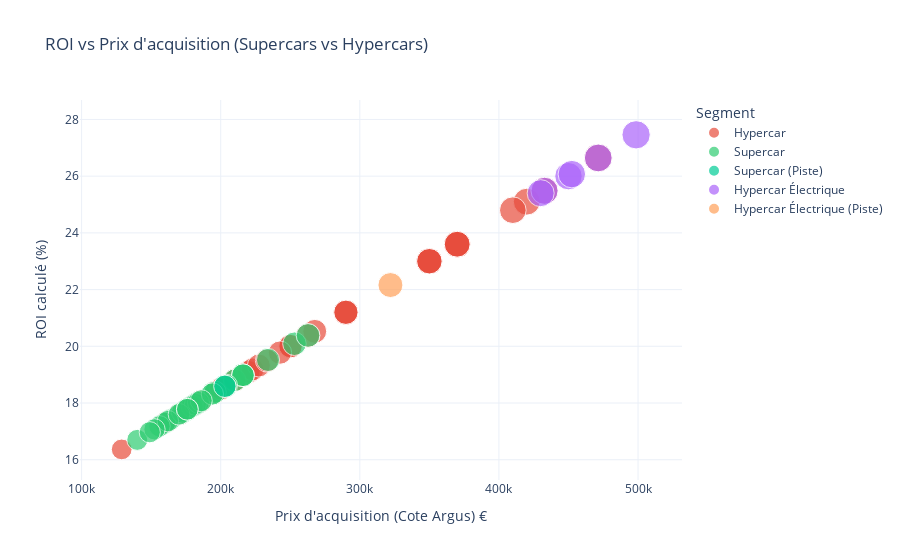

Write notebook code for a chart like this one.
### Markdown cell above
Graphique représentant le retour sur investissement moyen contre le prix d'acquision d'une Hypercar VS Supercar par modèle

### Code cell
# Graphique ROI vs Prix d'acquisition (Supercar / Hypercar)

# Filtrer uniquement les Supercars et Hypercars
df_super_hyper = df[df['Segment'].str.contains('Supercar|Hypercar', case=False, na=False)].copy()

# Créer la colonne Prix d'acquisition (Cote Argus) si elle n'existe pas
if 'Prix acquisition' not in df_super_hyper.columns:
    df_super_hyper['Prix acquisition'] = 50000 + df_super_hyper['Puissance (ch)'] * 200

# Créer la colonne ROI (%) - simulation basée sur la rareté et puissance
if 'ROI (%)' not in df_super_hyper.columns:
    df_super_hyper['ROI (%)'] = 15 + (df_super_hyper['Puissance (ch)'] / 100) - (df_super_hyper['Prix acquisition'] / 50000)

# Créer la colonne Délai de vente (en jours) - simulation
if 'Délai de vente' not in df_super_hyper.columns:
    df_super_hyper['Délai de vente'] = 30 + (df_super_hyper['Prix acquisition'] / 10000)

# Créer le graphique à bulles
fig = px.scatter(
    df_super_hyper,
    x='Prix acquisition',
    y='ROI (%)',
    color='Segment',
    size='Délai de vente',
    hover_data=['Marque', 'Modèle / Variante', 'Puissance (ch)', 'Année'],
    title='ROI vs Prix d\'acquisition (Supercars vs Hypercars)',
    labels={
        'Prix acquisition': 'Prix d\'acquisition (Cote Argus) €',
        'ROI (%)': 'ROI calculé (%)',
        'Délai de vente': 'Délai de vente (jours)'
    },
    color_discrete_map={'Supercar': '#2ecc71', 'Hypercar': '#e74c3c'}
)

fig.update_layout(
    xaxis_title='Prix d\'acquisition (Cote Argus) €',
    yaxis_title='ROI calculé (%)',
    legend_title='Segment',
    template='plotly_white'
)

fig.show()

### Figure 1 — Plotly figure (JSON) as saved in the notebook; plotly's stock layout.template omitted (floating-point values rounded to 4 significant figures; data arrays with more than 128 entries replaced by an {"elided": "..."} marker saying what was removed)
{"data": [{"customdata": {"elided": "33x4 mixed values"}, "hovertemplate": "Segment=Hypercar<br>Prix d'acquisition (Cote Argus) €=%{x}<br>ROI calculé (%)=%{y}<br>Délai de vente (jours)=%{marker.size}<br>Marque=%{customdata[0]}<br>Modèle / Variante=%{customdata[1]}<br>Puissance (ch)=%{customdata[2]}<br>Année=%{customdata[3]}<extra></extra>", "legendgroup": "Hypercar", "marker": {"color": "#e74c3c", "size": [55.02, 55.02, 59.0, 59.0, 65.0, 65.0, 65.0, 67.0, 67.0, 65.0, 67.0, 67.0, 72.0, 71.0, 42.88, 46.1, 47.04, 48.56, 50.0, 49.6, 50.0, 51.04, 52.0, 52.28, 56.76, 73.28, 77.14, 48.2, 54.26, 59.0, 52.74, 56.26, 53.32], "sizemode": "area", "sizeref": 0.1996, "symbol": "circle"}, "mode": "markers", "name": "Hypercar", "orientation": "v", "showlegend": true, "type": "scatter", "x": [250200, 250200, 290000, 290000, 350000, 350000, 350000, 370000, 370000, 350000, 370000, 370000, 420000, 410000, 128800, 161000, 170400, 185600, 200000, 196000, 200000, 210400, 220000, 222800, 267600, 432800, 471400, 182000, 242600, 290000, 227400, 262600, 233200], "xaxis": "x", "y": [20.01, 20.01, 21.2, 21.2, 23.0, 23.0, 23.0, 23.6, 23.6, 23.0, 23.6, 23.6, 25.1, 24.8, 16.36, 17.33, 17.61, 18.07, 18.5, 18.38, 18.5, 18.81, 19.1, 19.18, 20.53, 25.48, 26.64, 17.96, 19.78, 21.2, 19.32, 20.38, 19.5], "yaxis": "y"}, {"customdata": [["Ferrari", "458 Italia", 570, 2009], ["Ferrari", "458 Speciale", 605, 2013], ["Ferrari", "488 GTB", 670, 2015], ["Ferrari", "488 Pista", 720, 2018], ["Ferrari", "812 Superfast", 800, 2017], ["Ferrari", "812 Competizione", 830, 2021], ["Ferrari", "296 GTB", 830, 2021], ["Ferrari", "Roma", 620, 2020], ["Ferrari", "12Cilindri", 830, 2024], ["Lamborghini", "Diablo 6.0 VT", 550, 2000], ["Lamborghini", "Aventador SVJ", 770, 2018], ["Lamborghini", "Revuelto", 1015, 2023], ["Lamborghini", "Temerario", 920, 2025], ["Porsche", "Carrera GT", 612, 2003], ["Porsche", "911 Turbo S (996)", 450, 2004], ["Porsche", "911 Turbo S (997)", 530, 2010], ["Porsche", "911 Turbo S (991)", 560, 2013], ["Porsche", "911 Turbo S (992)", 650, 2020], ["Mercedes-AMG", "GT Black Series", 730, 2021], ["Mercedes-Benz", "SLS AMG Black Series", 631, 2013], ["Chevrolet", "Corvette C6 Z06", 512, 2006], ["Chevrolet", "Corvette C6 ZR1", 647, 2009], ["Chevrolet", "Corvette C7 Z06", 659, 2015], ["Chevrolet", "Corvette C7 ZR1", 765, 2018], ["Chevrolet", "Corvette C8 Stingray", 495, 2020], ["Chevrolet", "Corvette C8 Z06", 670, 2023], ["Chevrolet", "Corvette C8 ZR1", 1064, 2025], ["Nissan", "GT-R Nismo", 600, 2014], ["McLaren", "720S", 720, 2017], ["McLaren", "Artura", 680, 2021], ["Maserati", "MC20", 630, 2020], ["Maserati", "MC20 Cielo", 630, 2022]], "hovertemplate": "Segment=Supercar<br>Prix d'acquisition (Cote Argus) €=%{x}<br>ROI calculé (%)=%{y}<br>Délai de vente (jours)=%{marker.size}<br>Marque=%{customdata[0]}<br>Modèle / Variante=%{customdata[1]}<br>Puissance (ch)=%{customdata[2]}<br>Année=%{customdata[3]}<extra></extra>", "legendgroup": "Supercar", "marker": {"color": "#2ecc71", "size": [46.4, 47.1, 48.4, 49.4, 51.0, 51.6, 51.6, 47.4, 51.6, 46.0, 50.4, 55.3, 53.4, 47.24, 44.0, 45.6, 46.2, 48.0, 49.6, 47.62, 45.24, 47.94, 48.18, 50.3, 44.9, 48.4, 56.28, 47.0, 49.4, 48.6, 47.6, 47.6], "sizemode": "area", "sizeref": 0.1996, "symbol": "circle"}, "mode": "markers", "name": "Supercar", "orientation": "v", "showlegend": true, "type": "scatter", "x": [164000, 171000, 184000, 194000, 210000, 216000, 216000, 174000, 216000, 160000, 204000, 253000, 234000, 172400, 140000, 156000, 162000, 180000, 196000, 176200, 152400, 179400, 181800, 203000, 149000, 184000, 262800, 170000, 194000, 186000, 176000, 176000], "xaxis": "x", "y": [17.42, 17.63, 18.02, 18.32, 18.8, 18.98, 18.98, 17.72, 18.98, 17.3, 18.62, 20.09, 19.52, 17.67, 16.7, 17.18, 17.36, 17.9, 18.38, 17.79, 17.07, 17.88, 17.95, 18.59, 16.97, 18.02, 20.38, 17.6, 18.32, 18.08, 17.78, 17.78], "yaxis": "y"}, {"customdata": [["McLaren", "765LT", 765, 2020]], "hovertemplate": "Segment=Supercar (Piste)<br>Prix d'acquisition (Cote Argus) €=%{x}<br>ROI calculé (%)=%{y}<br>Délai de vente (jours)=%{marker.size}<br>Marque=%{customdata[0]}<br>Modèle / Variante=%{customdata[1]}<br>Puissance (ch)=%{customdata[2]}<br>Année=%{customdata[3]}<extra></extra>", "legendgroup": "Supercar (Piste)", "marker": {"color": "#00cc96", "size": [50.3], "sizemode": "area", "sizeref": 0.1996, "symbol": "circle"}, "mode": "markers", "name": "Supercar (Piste)", "orientation": "v", "showlegend": true, "type": "scatter", "x": [203000], "xaxis": "x", "y": [18.59], "yaxis": "y"}, {"customdata": [["Rimac", "Nevera", 1914, 2021], ["Rimac", "Nevera R", 2107, 2024], ["Lotus", "Evija", 2000, 2020], ["Pininfarina", "Battista", 1900, 2020], ["Aspark", "Owl", 2012, 2020], ["Deus", "Vayanne", 2243, 2025]], "hovertemplate": "Segment=Hypercar Électrique<br>Prix d'acquisition (Cote Argus) €=%{x}<br>ROI calculé (%)=%{y}<br>Délai de vente (jours)=%{marker.size}<br>Marque=%{customdata[0]}<br>Modèle / Variante=%{customdata[1]}<br>Puissance (ch)=%{customdata[2]}<br>Année=%{customdata[3]}<extra></extra>", "legendgroup": "Hypercar Électrique", "marker": {"color": "#ab63fa", "size": [73.28, 77.14, 75.0, 73.0, 75.24, 79.86], "sizemode": "area", "sizeref": 0.1996, "symbol": "circle"}, "mode": "markers", "name": "Hypercar Électrique", "orientation": "v", "showlegend": true, "type": "scatter", "x": [432800, 471400, 450000, 430000, 452400, 498600], "xaxis": "x", "y": [25.48, 26.64, 26.0, 25.4, 26.07, 27.46], "yaxis": "y"}, {"customdata": [["Nio", "EP9", 1360, 2016]], "hovertemplate": "Segment=Hypercar Électrique (Piste)<br>Prix d'acquisition (Cote Argus) €=%{x}<br>ROI calculé (%)=%{y}<br>Délai de vente (jours)=%{marker.size}<br>Marque=%{customdata[0]}<br>Modèle / Variante=%{customdata[1]}<br>Puissance (ch)=%{customdata[2]}<br>Année=%{customdata[3]}<extra></extra>", "legendgroup": "Hypercar Électrique (Piste)", "marker": {"color": "#FFA15A", "size": [62.2], "sizemode": "area", "sizeref": 0.1996, "symbol": "circle"}, "mode": "markers", "name": "Hypercar Électrique (Piste)", "orientation": "v", "showlegend": true, "type": "scatter", "x": [322000], "xaxis": "x", "y": [22.16], "yaxis": "y"}], "layout": {"legend": {"itemsizing": "constant", "title": {"text": "Segment"}, "tracegroupgap": 0}, "title": {"text": "ROI vs Prix d'acquisition (Supercars vs Hypercars)"}, "xaxis": {"anchor": "y", "domain": [0, 1], "title": {"text": "Prix d'acquisition (Cote Argus) €"}}, "yaxis": {"anchor": "x", "domain": [0, 1], "title": {"text": "ROI calculé (%)"}}}}
